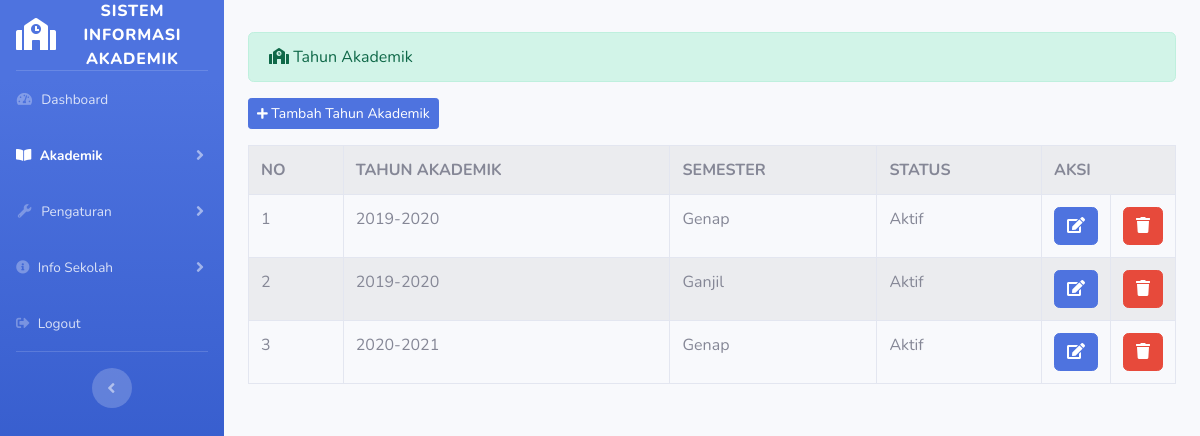
The app's page /index.php/admin/tahun_akademik with its own data.
### tables this page shows
CREATE TABLE `tahun_akademik` (
  `id_thn_akademik` int(11) NOT NULL,
  `tahun_akademik` varchar(20) NOT NULL,
  `semester` varchar(20) NOT NULL,
  `status` varchar(20) NOT NULL
);

### application/controllers/admin/tahun_akademik.php (called while the page is built, shortened)
<?php
class Tahun_akademik extends CI_Controller
{
    public function index()
    {
        $data['tahun_akademik'] = $this->tahunakademik_model->tampil_data('tahun_akademik')->result();
        $this->load->view('templates_admin/header_dashboard');
        $this->load->view('templates_admin/sidebar2');
        $this->load->view('admin/tahun_akademik', $data);
        $this->load->view('templates_admin/footer');
    }
}

### index.php (called while the page is built, shortened)
<?php
require_once BASEPATH.'core/CodeIgniter.php';

### application/models/tahunakademik_model.php (called while the page is built, shortened)
<?php
class Tahunakademik_model extends CI_Model
{
    public function tampil_data($table)
    {
        return $this->db->get($table);
    }
}

### application/views/admin/tahun_akademik.php (the view, shortened to what this page needs)
<div class="container-fluid">
    <div class="alert alert-success" role="alert">
        <i class="fas fa-school"></i> Tahun Akademik
    </div>
    <?php echo anchor('admin/tahun_akademik/tambah_tahun_akademik', '<button class="btn btn-sm btn-primary mb-3"><i class="fas fa-plus fa-sm"></i> Tambah Tahun Akademik</button>') ?>
    <table class="table table-hover table-bordered table-striped">
        <tr>
            <th>NO</th>
            <th>TAHUN AKADEMIK</th>
            <th>SEMESTER</th>
            <th>STATUS</th>
            <th colspan="2">AKSI</th>
        </tr>
        <?php
        $no = 1;
        foreach ($tahun_akademik as $ak) : ?>
            <tr>
                <td><?php echo $no++ ?></td>
                <td><?php echo $ak->tahun_akademik ?></td>
                <td><?php echo $ak->semester ?></td>
                <td><?php echo $ak->status ?></td>
                <td width="20px"><?php echo anchor('admin/tahun_akademik/update/' . $ak->id_thn_akademik, '<div class="btn btn-primary"><i class="fa fa-edit"></i></div>') ?>
                </td>
                <td width="20px"><?php echo anchor('admin/tahun_akademik/delete/' . $ak->id_thn_akademik, '<div class="btn btn-danger"><i class="fa fa-trash"></i></div>') ?>
                </td>
            </tr>
        <?php endforeach; ?>
    </table>
</div>

### records on screen
tahun_akademik: tahun_akademik "2019-2020", semester "Genap", status "Aktif"
tahun_akademik: tahun_akademik "2019-2020", semester "Ganjil", status "Aktif"
tahun_akademik: tahun_akademik "2020-2021", semester "Genap", status "Aktif"
